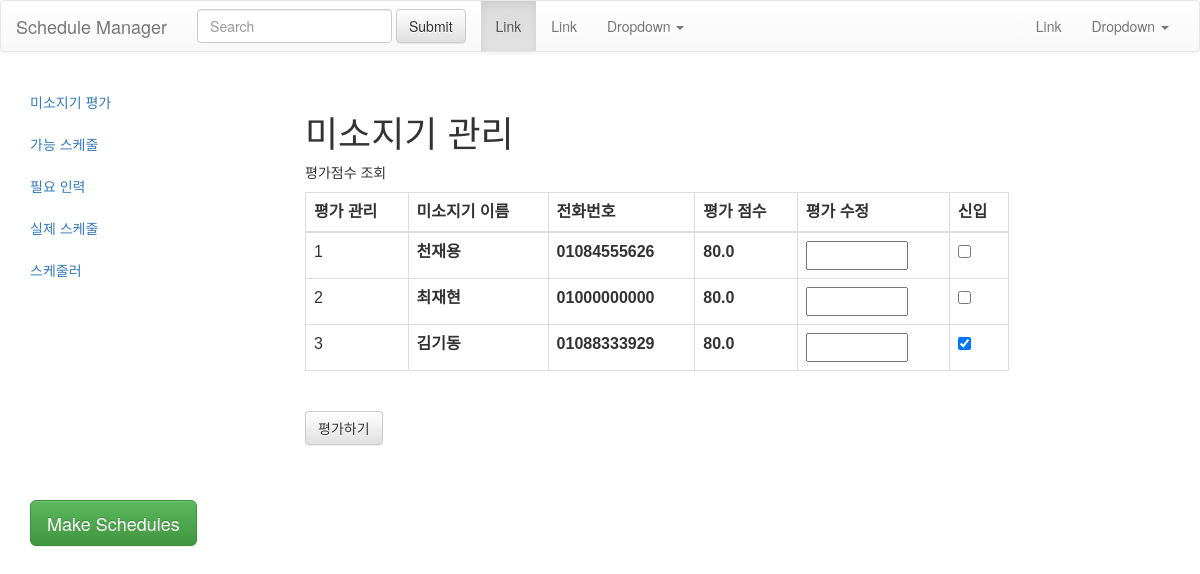
/manager/staff/, run on the app's committed database.
### miso/models.py (models this page shows, shortened)
class Staff (models.Model):
    name = models.CharField(max_length=45)
    phone = models.CharField(max_length=20)
    score = models.FloatField(blank=True, default=50)
    possible_N_days = models.IntegerField(blank=True, default=3)
    newcomer = models.BooleanField(blank=True, default=False)
    class Meta:
        unique_together = ('name', 'phone')

### miso/views.py (the view, shortened to what this page needs)
# urls.py: path('manager/staff/', manageStaffView, name='manager-staff'),
def manageStaffView(request):
    staffAll = Staff.objects.all()
    if request.method=="GET":
        context = {'staffAll':staffAll,}
    return render(request, 'plan/manager_staff.html', context)

### template/plan/manager_staff.html (shortened to what this page needs)
{% load static %}
<html>
<head>
  <link rel="stylesheet" type="text/css" href="{% static 'css/bootstrap.css' %}"/>
  <link rel="stylesheet" type="text/css" href="{% static 'css/bootstrap.min.css' %}"/>
  <link rel="stylesheet" type="text/css" href="{% static 'css/bootstrap-theme.css' %}"/>
  <link rel="stylesheet" type="text/css" href="{% static 'css/bootstrap-theme.min.css' %}"/>
  <link rel="stylesheet" type="text/css" href="{% static 'css/miso.css' %}"/>
</head>
<body>
   <nav class="navbar navbar-default" role="navigation">
	  <div class="container-fluid">
	    <div class="navbar-header">
	      <a class="navbar-brand" href="#">Schedule Manager</a>
	    </div>
	    <div class="navbar-collapse collapse" id="navbar-collapse-1">
	      <ul class="nav navbar-nav">
		<li class="active"><a href="#">Link <span class="sr-only">(current)</span></a></li>
		<li><a href="#">Link</a></li>
		<li class="dropdown">
		  <a href="#" class="dropdown-toggle" data-toggle="dropdown" role="button" aria-expanded="false">Dropdown <span class="caret"></span></a>
		</li>
	      </ul>
	      <form class="navbar-form navbar-left" role="search">
		<div class="form-group">
		  <input type="text" class="form-control" placeholder="Search">
		</div>
		<button type="submit" class="btn btn-default">Submit</button>
	      </form>
	      <ul class="nav navbar-nav navbar-right">
		<li><a href="#">Link</a></li>
		<li class="dropdown">
		  <a href="#" class="dropdown-toggle" data-toggle="dropdown" role="button" aria-expanded="false">Dropdown <span class="caret"></span></a>
		</li>
	      </ul>
	    </div>
	  </div>
	</nav>
	<div id="page-wrapper">
      <div id="sidebar-wrapper">
        <ul class="nav nav-pills nav-stacked navbar-collapse">
          <li><a href="/manager/staff">미소지기 평가</a></li>
          <li><a href="/manager/possible">가능 스케줄</a></li>
          <li><a href="/manager/hr">필요 인력</a></li>
          <li><a href="/manager/real">실제 스케줄</a></li>
          <li><a href="#">스케줄러</a></li>
        </ul>
       	<ul class="sidebar-nav btn-padding-30">
          <button type="button" class="btn btn-success btn-lg">Make Schedules</button>
       	</ul>
      </div>
      <div id="page-content-wrapper">
        <div class="container-fluid">
          <h1>미소지기 관리</h1>
          <p>평가점수 조회</p>
          <table class="table table-bordered table-hover">
          <thead>
          <tr>
            <th>평가 관리</th>
            <th>미소지기 이름</th>
            <th>전화번호</th>
            <th>평가 점수</th>
            <th>평가 수정</th>
            <th>신입</th>
          </tr>
          </thead>
          <tbody>
          <form id="scoreupdate" method="post">
            {% for staff in staffAll %}
            {% with staff.name|add:":"|add:staff.phone as name%}
          <tr>
            <td>{{forloop.counter}}</td>
            <th>{{staff.name}}</th>
            <th>{{staff.phone}}</th>
            <th>{{staff.score}}</th>
            <th>
              <input type="number" name={{name}} min="10" max="100" value="" step="0.01">
            </th>
              <th>
              <input type="checkbox" name={{name}} value="1" {% if staff.newcomer == 1 %} checked {% endif %}>
            </th>
          </tr>
            {% endwith %}
            {% endfor %}
          </tbody>
        </table>
          <br>
          <button class="btn btn-default" type="submit">평가하기</button>
        </div>
      </div>
    </div>
</body>
</html>

### static/css/miso.css (style rules this page uses)
#page-wrapper { padding-left: 250px; }
#sidebar-wrapper { position: fixed; width: 250px; height: 100%; margin-top: 10px; margin-left: -250px; overflow-x: hidden; overflow-y: auto; }
#page-content-wrapper { width: 100%; padding: 20px; margin-left: 20px; }
.sidebar-nav { width: 250px; margin: 0; padding: 0; list-style: none; }
.sidebar-nav button { position: fixed; left: 30px; top: 500px; }
.navbar .navbar-nav { display: inline-block; float: none; }

### template/plan/manager_staff.html (style rules this page uses)
.table { font-family: arial, sans-serif; border-collapse: collapse; width: 80%; }

### data on the page
Staff: name "천재용", phone "01084555626", score "80.0"
Staff: name "최재현", phone "01000000000", score "80.0"
Staff: name "김기동", phone "01088333929", score "80.0", newcomer "☑"
